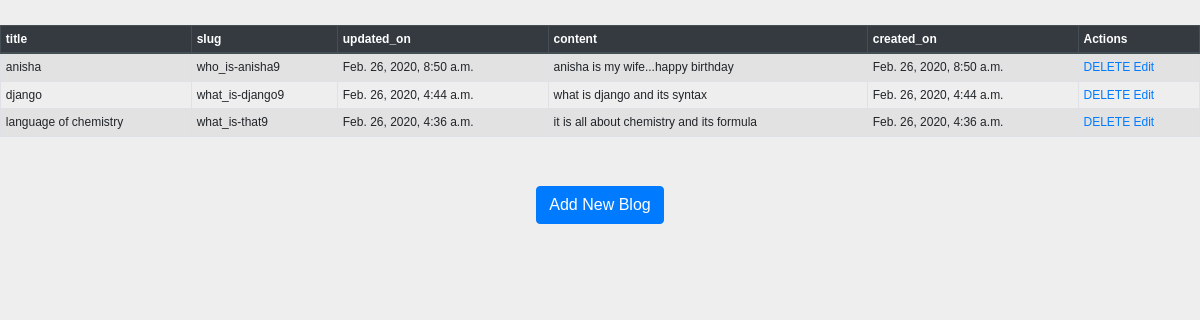
The page /blogpage/ on the database its author committed.
### myapp/models.py (models this page shows, shortened)
class Blog(models.Model):
    title = models.CharField(max_length=200, unique=True)
    slug = models.SlugField(max_length=200, unique=True)
    updated_on = models.DateTimeField(auto_now= True)
    content = models.TextField()
    created_on = models.DateTimeField(auto_now_add=True)
    class Meta:
        ordering = ['-created_on']

### myapp/views.py (the view)
# urls.py: path('blogpage/',views.blogpage,name='fetch'),
def blogpage(request):
    emp=Blog.objects.all()
    return render(request,'fetch.html',{'emp':emp})

### template/fetch.html (shortened to what this page needs)
<!DOCTYPE html>
<html lang="en">
<head>
     {% load staticfiles %}
     <link rel="stylesheet" href="https://maxcdn.bootstrapcdn.com/bootstrap/4.3.1/css/bootstrap.min.css">
    <link rel="stylesheet" href="{% static 'css/style.css' %}"/>
</head>
<body>
<table class="table table-striped table-bordered table-sm">
    <thead class="thead-dark">
    <tr>
        <th>title</th>
        <th>slug</th>
        <th>updated_on</th>
        <th>content</th>
        <th>created_on</th>
        <th>Actions</th>
    </tr>
    </thead>
    <tbody>
{% for Blog in emp %}
    <tr>
        <td>{{ Blog.title }}</td>
        <td>{{ Blog.slug }}</td>
        <td>{{ Blog.updated_on }}</td>
        <td>{{ Blog.content }}</td>
        <td>{{ Blog.created_on }}</td>
        <td>
<a href="/delete/{{ Blog.id }}">DELETE</a>
<a href="/edit/{{ Blog.id }}"><span class="glyphicon glyphicon-pencil" >Edit</span></a>
        </td>
    </tr>
{% endfor %}
    </tbody>
</table>
<br>
<br>
<center><a href="/blogs" class="btn btn-primary">Add New Blog</a></center>
</body>
</html>

### static/css/style.css (style rules this page uses)
body { font:12px/1.4 Verdana,Arial; background:#eee; height:100%; margin:25px 0; padding:0 }

### rows shown on the page
Blog: title "anisha", slug "who_is-anisha9", updated_on "Feb. 26, 2020, 8:50 a.m.", content "anisha is my wife...happy birthday", created_on "Feb. 26, 2020, 8:50 a.m."
Blog: title "django", slug "what_is-django9", updated_on "Feb. 26, 2020, 4:44 a.m.", content "what is django and its syntax", created_on "Feb. 26, 2020, 4:44 a.m."
Blog: title "language of chemistry", slug "what_is-that9", updated_on "Feb. 26, 2020, 4:36 a.m.", content "it is all about chemistry and its formula", created_on "Feb. 26, 2020, 4:36 a.m."
